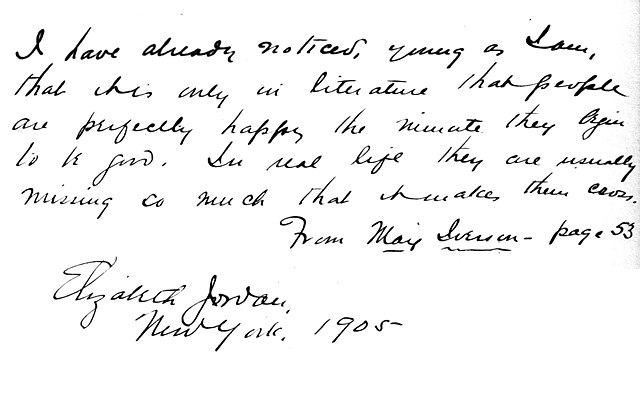
#> input picture backend/texttolatex/src/images/handwritten1.jpg, 640 x 399 px
$ python -i preproc.py   (imports and definitions only)   (older library calls are emulated)
#> lines starting #> are read from the running program, lines starting #| are printed output that depends on the picture; after the words box and inside, x2 and y2 are one past the last pixel; in counts of white or black regions, pixels touching at a corner belong together
#> further down, picture is the input picture: shape (399, 640); min 0, max 255, mean 242.8
"""
Data preproc functions:
    adjust_to_see: adjust image to better visualize (rotate and transpose)
    augmentation: apply variations to a list of images
    normalization: apply normalization and variations on images (if required)
    preprocess: main function for preprocess.
        Make the image:
            illumination_compensation: apply illumination regularitation
            remove_cursive_style: remove cursive style from image (if necessary)
            sauvola: apply sauvola binarization
    text_standardize: preprocess and standardize sentence
"""

import re
import os
import cv2
import html
import string
import numpy as np
import numba as nb


# [68 lines left out: functions adjust_to_see, augmentation, normalization, not called in this run]


"""
Preprocess metodology based in:
    H. Scheidl, S. Fiel and R. Sablatnig,
    Word Beam Search: A Connectionist Temporal Classification Decoding Algorithm, in
    16th International Conference on Frontiers in Handwriting Recognition, pp. 256-258, 2018.
"""


# [44 lines left out: function preprocess, not called in this run]


"""
Illumination Compensation based in:
    K.-N. Chen, C.-H. Chen, C.-C. Chang,
    Efficient illumination compensation techniques for text images, in
    Digital Signal Processing, 22(5), pp. 726-733, 2012.
"""


# [110 lines left out: functions illumination_compensation, estimate_light_distribution, not called in this run]


"""
Deslating image process based in,
    A. Vinciarelli and J. Luettin,
    A New Normalization Technique for Cursive Handwritten Wrods, in
    Pattern Recognition, 22, 2001.
"""


def remove_cursive_style(img):
    """Remove cursive writing style from image with deslanting algorithm"""

    def calc_y_alpha(vec):
        indices = np.where(vec > 0)[0]
        h_alpha = len(indices)

        if h_alpha > 0:
            delta_y_alpha = indices[h_alpha - 1] - indices[0] + 1

            if h_alpha == delta_y_alpha:
                return h_alpha * h_alpha
        return 0

    alpha_vals = [-1.0, -0.75, -0.5, -0.25, 0.0, 0.25, 0.5, 0.75, 1.0]
    rows, cols = img.shape
#> rows = 399; cols = 640
    results = []

    ret, otsu = cv2.threshold(img, 0, 255, cv2.THRESH_BINARY + cv2.THRESH_OTSU)
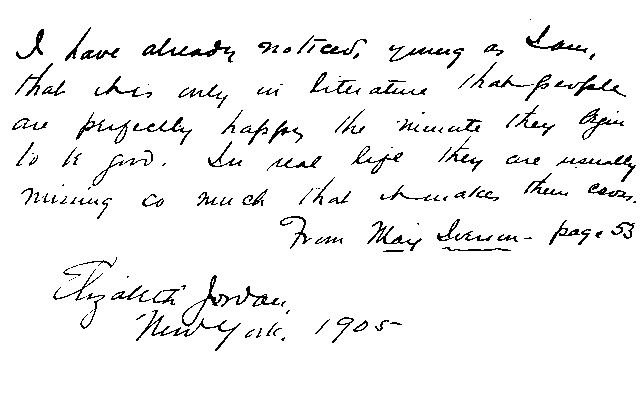
#> otsu: shape (399, 640); 95.1% white; black in thin lines or dots, all inside (x1, y1, x2, y2) = (12, 19, 636, 351)
#> ret = 147
    binary = otsu if ret < 127 else sauvola(img, (int(img.shape[0] / 2), int(img.shape[0] / 2)), 127, 1e-2)

    for alpha in alpha_vals:
        shift_x = max(-alpha * rows, 0.)
        size = (cols + int(np.ceil(abs(alpha * rows))), rows)
        transform = np.asarray([[1, alpha, shift_x], [0, 1, 0]], dtype=np.float)

        shear_img = cv2.warpAffine(binary, transform, size, cv2.INTER_NEAREST)
        sum_alpha = 0
        sum_alpha += np.apply_along_axis(calc_y_alpha, 0, shear_img)
        results.append([np.sum(sum_alpha), size, transform])

    result = sorted(results, key=lambda x: x[0], reverse=True)[0]
    result = cv2.warpAffine(img, result[2], result[1], borderValue=255)
    result = cv2.resize(result, dsize=(cols, rows))

    return np.asarray(result, dtype=np.uint8)


"""
Sauvola binarization based in,
    J. Sauvola, T. Seppanen, S. Haapakoski, M. Pietikainen,
    Adaptive Document Binarization, in IEEE Computer Society Washington, 1997.
"""


def sauvola(img, window, thresh, k):
    """Sauvola binarization"""
#> called with window = (199, 199), thresh = 127, k = 0.01

    rows, cols = img.shape
#> rows = 399; cols = 640
    pad = int(np.floor(window[0] / 2))
    sum2, sqsum = cv2.integral2(
        cv2.copyMakeBorder(img, pad, pad, pad, pad, cv2.BORDER_CONSTANT))
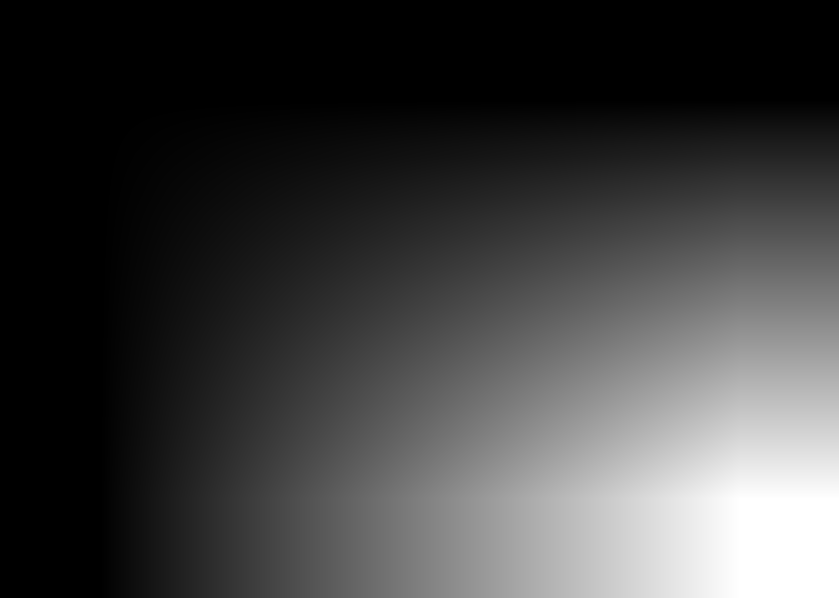
#> sum2: shape (598, 839) int32; min 0, max 62006246, mean 15418448.4; drawn with min black and max white

    isum = sum2[window[0]:rows + window[0], window[1]:cols + window[1]] + \
        sum2[0:rows, 0:cols] - \
        sum2[window[0]:rows + window[0], 0:cols] - \
        sum2[0:rows, window[1]:cols + window[1]]
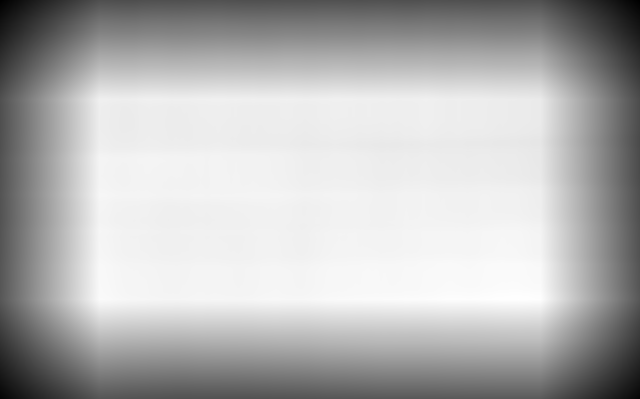
#> isum: shape (399, 640) int32; min 2371220, max 9924754, mean 7732986.4; drawn with min black and max white

    isqsum = sqsum[window[0]:rows + window[0], window[1]:cols + window[1]] + \
        sqsum[0:rows, 0:cols] - \
        sqsum[window[0]:rows + window[0], 0:cols] - \
        sqsum[0:rows, window[1]:cols + window[1]]

    ksize = window[0] * window[1]
    mean = isum / ksize
    std = (((isqsum / ksize) - (mean**2) / ksize) / ksize) ** 0.5
    threshold = (mean * (1 + k * (std / thresh - 1))) * (mean >= 100)
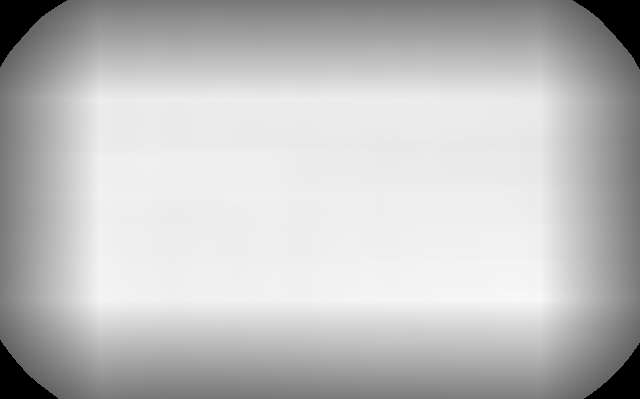
#> threshold: shape (399, 640) float64; min 0, max 248.1, mean 191.1

    return np.asarray(255 * (img >= threshold), 'uint8')
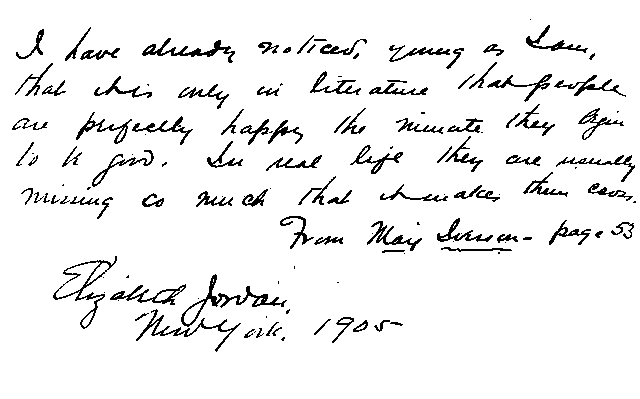
#> returned value: shape (399, 640); 93.8% white; black in thin lines or dots, all inside (x1, y1, x2, y2) = (12, 19, 636, 352)


"""
DeepSpell based text cleaning process.
    Tal Weiss.
    Deep Spelling.
    Medium: https://machinelearnings.co/deep-spelling-9ffef96a24f6#.2c9pu8nlm
    Github: https://github.com/MajorTal/DeepSpell
"""

RE_DASH_FILTER = re.compile(r'[\-\˗\֊\‐\‑\‒\–\—\⁻\₋\−\﹣\－]', re.UNICODE)
RE_APOSTROPHE_FILTER = re.compile(r'&#39;|[ʼ՚＇‘’‛❛❜ߴߵ`‵´ˊˋ{}{}{}{}{}{}{}{}{}]'.format(
    chr(768), chr(769), chr(832), chr(833), chr(2387),
    chr(5151), chr(5152), chr(65344), chr(8242)), re.UNICODE)
RE_RESERVED_CHAR_FILTER = re.compile(r'[¶¤«»]', re.UNICODE)
RE_LEFT_PARENTH_FILTER = re.compile(r'[\(\[\{\⁽\₍\❨\❪\﹙\（]', re.UNICODE)
RE_RIGHT_PARENTH_FILTER = re.compile(r'[\)\]\}\⁾\₎\❩\❫\﹚\）]', re.UNICODE)
RE_BASIC_CLEANER = re.compile(r'[^\w\s{}]'.format(re.escape(string.punctuation)), re.UNICODE)

LEFT_PUNCTUATION_FILTER = """!%&),.:;<=>?@\\]^_`|}~"""
RIGHT_PUNCTUATION_FILTER = """"(/<=>@[\\^_`{|~"""
NORMALIZE_WHITESPACE_REGEX = re.compile(r'[^\S\n]+', re.UNICODE)


# [67 lines left out: functions text_standardize, generate_kaldi_assets, not called in this run]

>>> import cv2
>>> picture = cv2.imread('../images/handwritten1.jpg', cv2.IMREAD_GRAYSCALE)
>>> result = remove_cursive_style(picture)
#> the loop in remove_cursive_style, `for alpha in alpha_vals:` made 9 passes
#> pass 1, in remove_cursive_style, `shear_img = cv2.warpAffine(binary, transform, size, cv2.INTER_NEAREST)`:
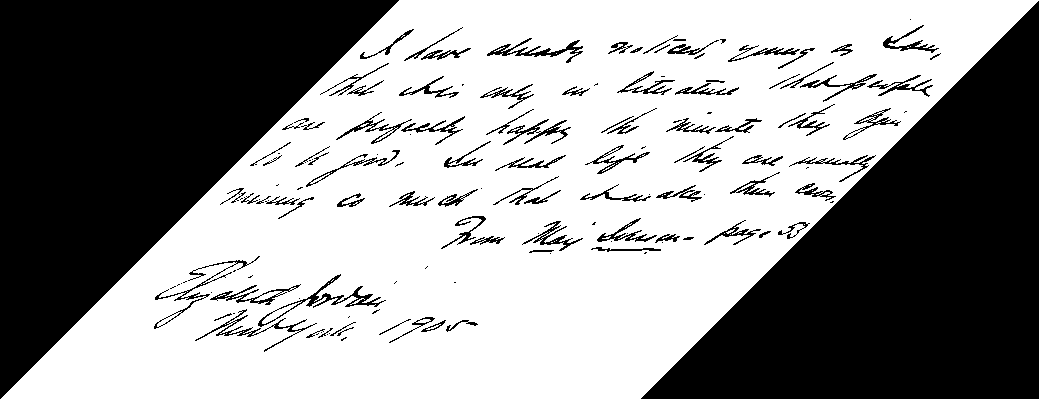
#> shear_img: shape (399, 1039); 57.8% white; 146 black regions (51 under 20 px), largest, box (x1, y1, x2, y2) and area: (0, 0, 399, 399) 79800, (641, 1, 1039, 399) 79401, (258, 274, 386, 327) 715
#> pass 3, in remove_cursive_style, `shear_img = cv2.warpAffine(binary, transform, size, cv2.INTER_NEAREST)`:
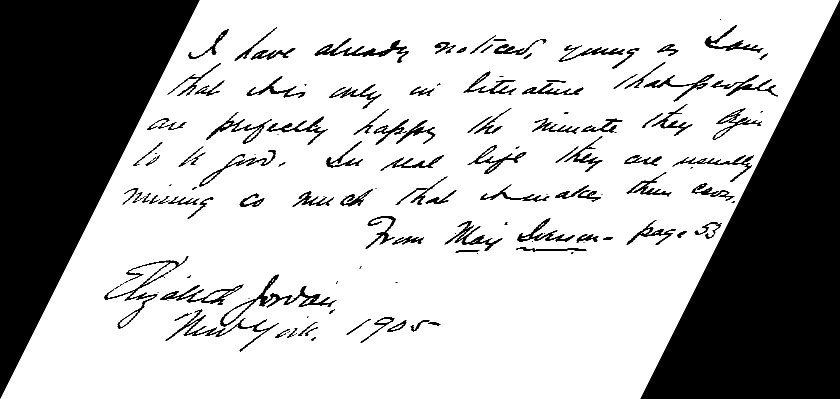
#> shear_img: shape (399, 840); min 0, max 255, mean 182.3
#> after the loop in remove_cursive_style, `for alpha in alpha_vals:`: results = 9 items
#> in remove_cursive_style, `result = sorted(results, key=lambda x: x[0], reverse=True)[0]`: result = [2547216, (640, 399), [[1, 0, 0], [0, 1, 0]]]

$ run again, on backend/texttolatex/src/images/handwritten2.jpg
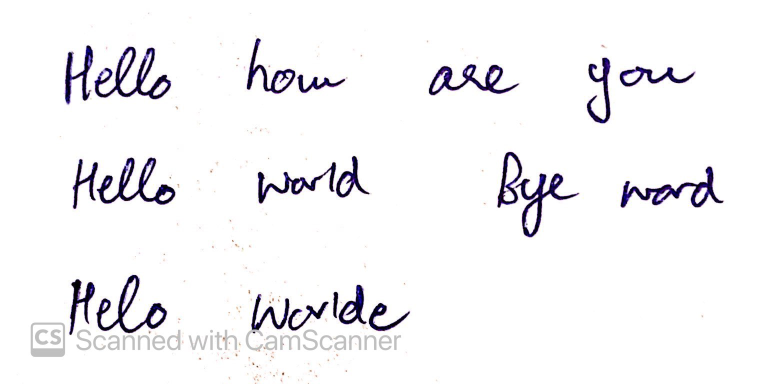
#> input picture backend/texttolatex/src/images/handwritten2.jpg, 1536 x 768 px (shown at 1/2 size)
#> in remove_cursive_style, `ret, otsu = cv2.threshold(img, 0, 255, cv2.THRESH_BINARY + cv2.THRESH_..`:
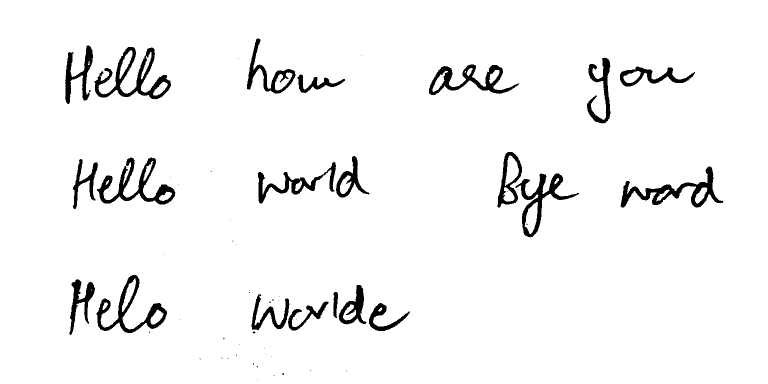
#> otsu: shape (768, 1536) (shown at 1/2 size); 95.8% white; 61 black regions (40 under 20 px), largest, box (x1, y1, x2, y2) and area: (189, 94, 342, 199) 4562, (1241, 333, 1447, 415) 4203, (194, 315, 351, 409) 4178
#> ret = 139
#> the loop in remove_cursive_style, `for alpha in alpha_vals:` made 9 passes
#> pass 3, in remove_cursive_style, `shear_img = cv2.warpAffine(binary, transform, size, cv2.INTER_NEAREST)`:
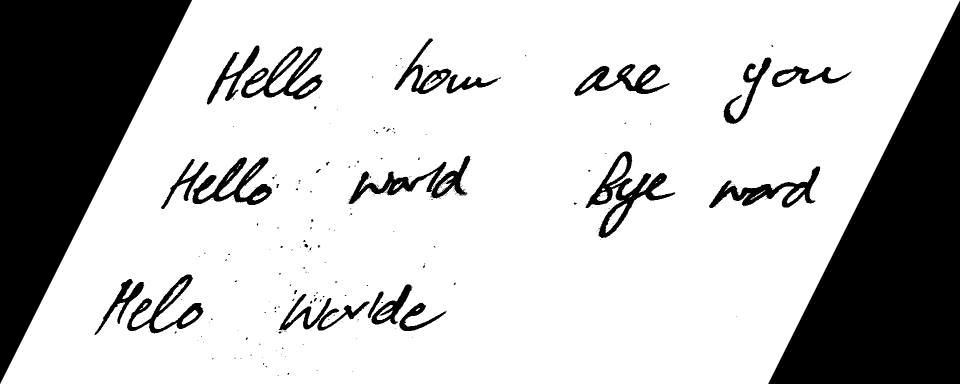
#> shear_img: shape (768, 1920) (shown at 1/2 size); min 0, max 255, mean 193.3
#> after the loop in remove_cursive_style, `for alpha in alpha_vals:`: results = 9 items
#> result = [201129984, (1536, 768), [[1, 0, 0], [0, 1, 0]]]

$ run again, on backend/texttolatex/src/images/handwritten4.jpg
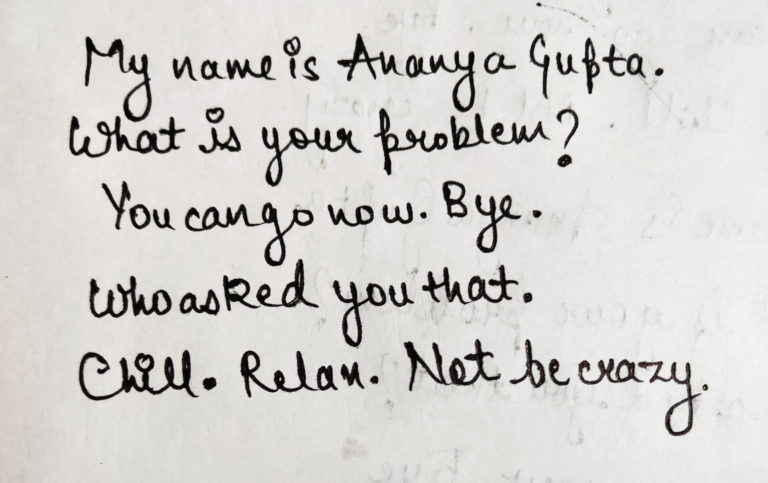
#> input picture backend/texttolatex/src/images/handwritten4.jpg, 1536 x 965 px (shown at 1/2 size)
#> otsu: shape (965, 1536); 92% white; 62 black regions (8 under 20 px), largest, box (x1, y1, x2, y2) and area: (158, 700, 397, 801) 7545, (370, 405, 627, 533) 6347, (139, 232, 371, 315) 6026
#> ret = 131
#> the loop in remove_cursive_style, `for alpha in alpha_vals:` made 9 passes
#> pass 3, in remove_cursive_style, `shear_img = cv2.warpAffine(binary, transform, size, cv2.INTER_NEAREST)`:
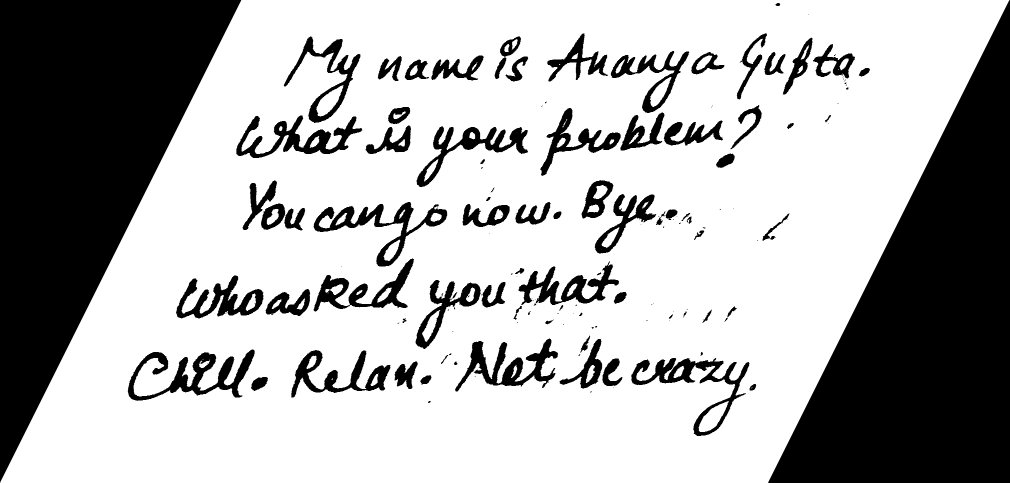
#> shear_img: shape (965, 2019) (shown at 1/2 size); min 0, max 255, mean 175.2
#> after the loop in remove_cursive_style, `for alpha in alpha_vals:`: results = 9 items
#> result = [242118500, (1536, 965), [[1, 0, 0], [0, 1, 0]]]
